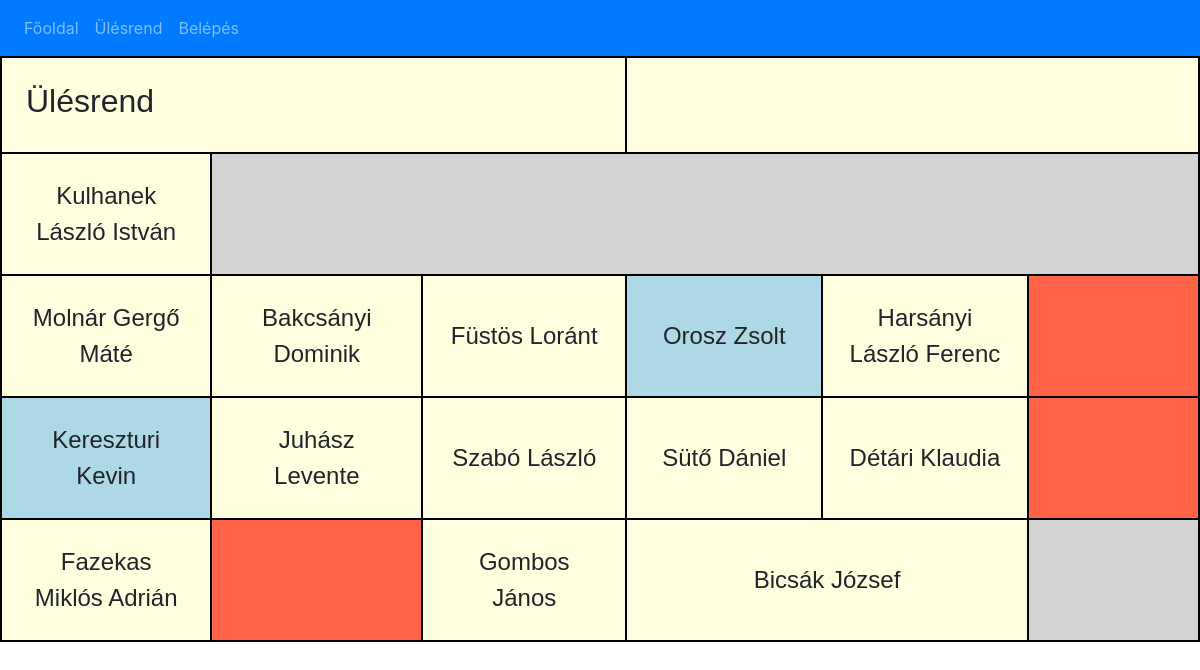
Screenshot of /index.php?page=ulesrend with the database file from the repository.
### tables this page shows
CREATE TABLE `ulesrend` (
  `id` int(10) UNSIGNED NOT NULL,
  `nev` varchar(100) DEFAULT NULL,
  `sor` tinyint(3) UNSIGNED NOT NULL,
  `oszlop` tinyint(3) UNSIGNED NOT NULL,
  `jelszo` varchar(32) NOT NULL,
  `felhasznalonev` varchar(50) NOT NULL
);

### controller/ulesrend.php (called while the page is built, shortened)
<?php
$hianyzok = getIds('hianyzok', $conn);
$tanar = 17;
include 'view/ulesrend.php';

### includes/functions.inc.php (called while the page is built)
<?php
function tanulokListaja($conn) {
	$sql = "SELECT id, nev, sor, oszlop FROM ulesrend";
	$result = $conn->query($sql);
	return $result;
}
function getIds($tablanev, $conn) {
    $tomb = array();
    $sql = "SELECT id FROM $tablanev";
    $result = $conn->query($sql);
    if ($result->num_rows > 0) {
        while($row = $result->fetch_assoc()) {
            $tomb[] = $row['id'];
        }
    }
    return $tomb;
}
?>

### model/Ulesrend.php (called while the page is built, shortened)
<?php
class Ulesrend {
    private $nev;
    private $sor;
    public function set_user($id, $conn) {
        $sql = "SELECT id, nev, sor, oszlop, jelszo, felhasznalonev FROM ulesrend";
        $sql .= " WHERE id = $id ";
        $result = $conn->query($sql);
        if ($conn->query($sql)) {
            if ($result->num_rows > 0) {
                $row = $result->fetch_assoc();
                $this->nev = $row['nev'];
                $this->sor = $row['sor'];
            }
        }
        else {
            echo "Error: " . $sql . "<br>" . $conn->error;
        }
    }
    public function get_nev() {
        return $this->nev;
    }
    public function get_sor() {
        return $this->sor;
    }
}
?>

### view/ulesrend.php (the view, shortened to what this page needs)
		<table>
			<tr>
				<th colspan="3">
					<h2>Ülésrend</h2>
				</th>
				<th colspan="3">
				</th>
			</tr>
				<?php
				$result = tanulokListaja($conn);
				if ($result->num_rows > 0) {
				$sor = 0;
				while($row = $result->fetch_assoc()) {
					$tanulo->set_user($row['id'], $conn);
					if($tanulo->get_sor() != $sor) {
						if($sor != 0) echo '</tr>';
						echo '<tr>';
						$sor = $tanulo->get_sor();
					}
					if(!$tanulo->get_nev()) echo '<td class="empty"></td>';
					else {
						$plusz = '';
						if(in_array($row["id"], $hianyzok)) $plusz .=  ' class="missing"';
						if($row["id"] == $tanar) $plusz .=  ' colspan="2"';
						echo "<td".$plusz.">" . $tanulo->get_nev();
						echo "</td>";
					}
				}
				}
				else {
					echo "0 results";
				}
				?>
		</table>
	</body>
</html>

### includes/htmlheader.inc.php (shortened to what this page needs)
<!doctype html>
<html lang="hu">
<head>
    <link rel="stylesheet" type="text/css" href="css/style.css">
    <link rel="stylesheet" href="https://maxcdn.bootstrapcdn.com/bootstrap/4.0.0/css/bootstrap.min.css">
</head>

### index.php (shortened to what this page needs)
<?php
require 'includes/db.inc.php';
require 'model/Ulesrend.php';
$tanulo = new Ulesrend;
require 'includes/functions.inc.php';
$page = 'index';
if(!empty($_SESSION["id"])) {
        $szoveg = $_SESSION["nev"].": Kilépés";
        $action = "kilepes";
}
else {
        $szoveg = "Belépés";
        $action = "belepes";
}
if(isset($_REQUEST['page'])) {
        if(file_exists('controller/'.$_REQUEST['page'].'.php')) {
                $page = $_REQUEST['page'];
        }
}
$menupontok = array(    'index' => "Főoldal",
                        'ulesrend' => "Ülésrend",
                        'felhasznalo' => $szoveg
                );
include 'includes/htmlheader.inc.php';
?>
<body>
<?php
include 'includes/menu.inc.php';
include 'controller/'.$page.'.php';
?>
</body>
</html>

### includes/menu.inc.php (shortened to what this page needs)
<nav class="navbar navbar-expand-lg navbar-dark bg-primary">
  <div class="collapse navbar-collapse" id="navbarNav">
    <ul class="navbar-nav">
      <?php
        foreach($menupontok as $key => $value) {
            $active = '';
            if($key == 'felhasznalo') $key.='&action='.$action;
            ?>
            <li class="nav-item<?php echo $active; ?>">
                <a class="nav-link" href="index.php?page=<?php echo $key; ?>"><?php echo $value; ?></a>
            </li>
            <?php
        }
      ?>
    </ul>
  </div>
</nav>

### css/style.css (style rules this page uses)
table { border:2px solid black; background:lightgray; padding:1em; }
td,th { border:2px solid black; padding:1em; text-align:center; background:lightyellow; font-size:1.5em; font-family: Arial, Helvetica, sans-serif; width:10em; height:3em; }
.empty { background:tomato; }
.missing { background:lightblue; }

### rows the page displays
ulesrend: nev "Kulhanek László István"
ulesrend: nev "Molnár Gergő Máté"
ulesrend: nev "Bakcsányi Dominik"
ulesrend: nev "Füstös Loránt"
ulesrend: nev "Orosz Zsolt"
ulesrend: nev "Harsányi László Ferenc"
ulesrend: nev "Kereszturi Kevin"
ulesrend: nev "Juhász Levente"
ulesrend: nev "Szabó László"
ulesrend: nev "Sütő Dániel"
ulesrend: nev "Détári Klaudia"
ulesrend: nev "Fazekas Miklós Adrián"
ulesrend: nev "Gombos János"
ulesrend: nev "Bicsák József"

### other values shown
$value "Főoldal"
$value "Ülésrend"
$value "Belépés"
